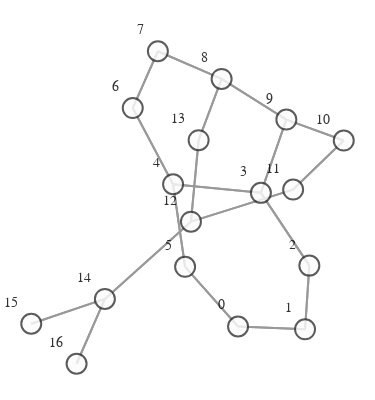

Here is the notebook cell this chart was saved with:
### Markdown cell above
# VISUALIZATION

### Code cell
def create_graph(graph):
    g = to_networkx(graph)
    pos = nx.spring_layout(g)
    vis = GraphVisualization(
        g,
        pos,
        node_text_position="top left",
        node_size=20,
    )
    fig = vis.create_figure()
    return fig


fig = create_graph(dataset[0])
fig.show()

### Figure 1 — Plotly figure (JSON) as saved in the notebook; plotly's stock layout.template omitted (floating-point values rounded to 4 significant figures)
{"data": [{"hoverinfo": "none", "line": {"color": "#808080", "width": 2}, "mode": "lines", "opacity": 0.8, "type": "scatter", "x": [0.1692, 0.5279, null, 0.1692, -0.1141, null, 0.5279, 0.1692, null, 0.5279, 0.5508, null, 0.5508, 0.5279, null, 0.5508, 0.2916, null, 0.2916, 0.5508, null, 0.2916, -0.1785, null, 0.2916, 0.4278, null, -0.1785, 0.2916, null, -0.1785, -0.1141, null, -0.1785, -0.3944, null, -0.1141, 0.1692, null, -0.1141, -0.1785, null, -0.3944, -0.1785, null, -0.3944, -0.2599, null, -0.2599, -0.3944, null, -0.2599, 0.08124, null, 0.08124, -0.2599, null, 0.08124, 0.4278, null, 0.08124, -0.04172, null, 0.4278, 0.2916, null, 0.4278, 0.08124, null, 0.4278, 0.735, null, 0.735, 0.4278, null, 0.735, 0.4641, null, 0.4641, 0.735, null, 0.4641, -0.08285, null, -0.08285, 0.4641, null, -0.08285, -0.04172, null, -0.08285, -0.5435, null, -0.04172, 0.08124, null, -0.04172, -0.08285, null, -0.5435, -0.08285, null, -0.5435, -0.9376, null, -0.5435, -0.695, null, -0.9376, -0.5435, null, -0.695, -0.5435, null], "y": [-0.7138, -0.7315, null, -0.7138, -0.3423, null, -0.7315, -0.7138, null, -0.7315, -0.3347, null, -0.3347, -0.7315, null, -0.3347, 0.1184, null, 0.1184, -0.3347, null, 0.1184, 0.1719, null, 0.1184, 0.5745, null, 0.1719, 0.1184, null, 0.1719, -0.3423, null, 0.1719, 0.6462, null, -0.3423, -0.7138, null, -0.3423, 0.1719, null, 0.6462, 0.1719, null, 0.6462, 1.0, null, 1.0, 0.6462, null, 1.0, 0.8278, null, 0.8278, 1.0, null, 0.8278, 0.5745, null, 0.8278, 0.4463, null, 0.5745, 0.1184, null, 0.5745, 0.8278, null, 0.5745, 0.4442, null, 0.4442, 0.5745, null, 0.4442, 0.1386, null, 0.1386, 0.4442, null, 0.1386, -0.06111, null, -0.06111, 0.1386, null, -0.06111, 0.4463, null, -0.06111, -0.542, null, 0.4463, 0.8278, null, 0.4463, -0.06111, null, -0.542, -0.06111, null, -0.542, -0.6967, null, -0.542, -0.9457, null, -0.6967, -0.542, null, -0.9457, -0.542, null]}, {"hoverinfo": "text", "marker": {"color": "#fcfcfc", "colorbar": {"thickness": 15, "title": {"side": "right", "text": ""}, "xanchor": "left"}, "colorscale": [[0, "rgb(255,255,217)"], [0.125, "rgb(237,248,177)"], [0.25, "rgb(199,233,180)"], [0.375, "rgb(127,205,187)"], [0.5, "rgb(65,182,196)"], [0.625, "rgb(29,145,192)"], [0.75, "rgb(34,94,168)"], [0.875, "rgb(37,52,148)"], [1, "rgb(8,29,88)"]], "line": {"color": "#333333", "width": 2}, "reversescale": false, "showscale": false, "size": 20}, "mode": "markers+text", "opacity": 0.8, "text": ["0", "1", "2", "3", "4", "5", "6", "7", "8", "9", "10", "11", "12", "13", "14", "15", "16"], "textfont": {"color": "#000000", "family": "Arial", "size": 14}, "textposition": "top left", "type": "scatter", "x": [0.1692, 0.5279, 0.5508, 0.2916, -0.1785, -0.1141, -0.3944, -0.2599, 0.08124, 0.4278, 0.735, 0.4641, -0.08285, -0.04172, -0.5435, -0.9376, -0.695], "y": [-0.7138, -0.7315, -0.3347, 0.1184, 0.1719, -0.3423, 0.6462, 1.0, 0.8278, 0.5745, 0.4442, 0.1386, -0.06111, 0.4463, -0.542, -0.6967, -0.9457]}], "layout": {"autosize": false, "height": 400, "hovermode": "closest", "margin": {"b": 5, "l": 0, "r": 0, "t": 20}, "paper_bgcolor": "rgba(255,255,255,255)", "plot_bgcolor": "rgba(0,0,0,0)", "scene": {"xaxis": {"autorange": true, "showgrid": false, "showline": false, "showticklabels": false, "ticks": "", "visible": false, "zeroline": false}, "yaxis": {"autorange": true, "showgrid": false, "showline": false, "showticklabels": false, "ticks": "", "visible": false, "zeroline": false}, "zaxis": {"autorange": true, "showgrid": false, "showline": false, "showticklabels": false, "ticks": "", "visible": false, "zeroline": false}}, "showlegend": false, "title": {"font": {"size": 16}, "text": ""}, "width": 375, "xaxis": {"autorange": true, "showgrid": false, "showline": false, "showticklabels": false, "ticks": "", "visible": false, "zeroline": false}, "yaxis": {"autorange": true, "showgrid": false, "showline": false, "showticklabels": false, "ticks": "", "visible": false, "zeroline": false}}}
